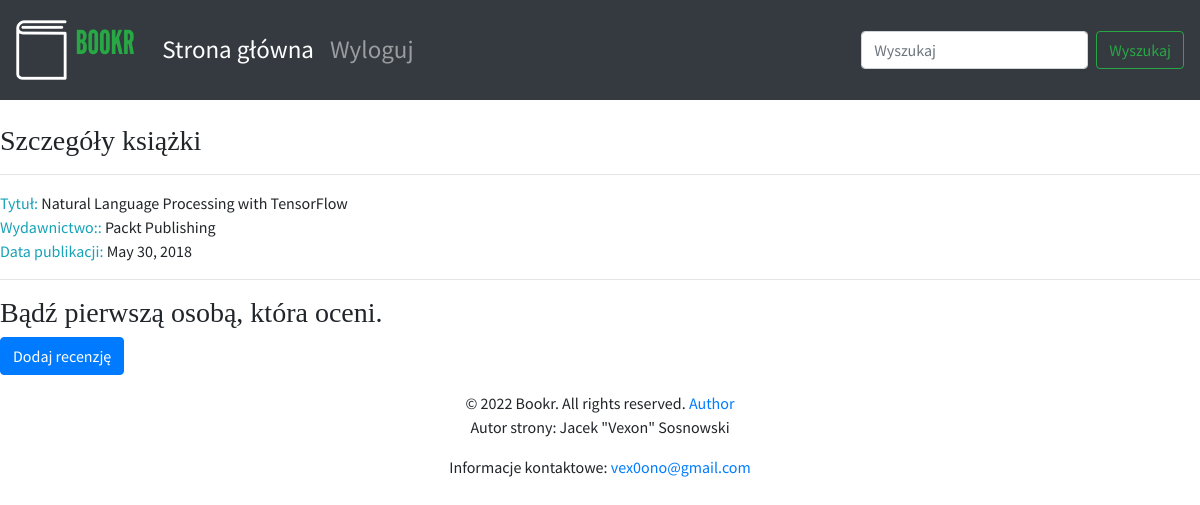
The app's page /books/5/ with its own data.
### reviews/models.py (models this page shows, shortened)
class Book(models.Model):
    title = models.CharField(max_length=70, help_text="Tytuł książki.")
    publication_date = models.DateField(verbose_name="Data publikacji książki.")
    isbn = models.CharField(max_length=20, verbose_name="Numer ISBN książki.")
    publisher = models.ForeignKey(Publisher, on_delete=models.CASCADE)
    contributors = models.ManyToManyField('Contributor', through="BookContributor")

class Publisher(models.Model):
    name = models.CharField(max_length=50, help_text="Nazwa wydawcy.")
    website = models.URLField(help_text="Witryna wydawcy.")
    email = models.EmailField(help_text="Adres e-mail wydawcy.")
    def __str__(self):
        return self.name

### reviews/views.py (the view)
# urls.py: path('books/<int:pk>/', views.book_detail, name='book_detail'),
def book_detail(request, pk):
    book = get_object_or_404(Book, pk=pk)
    reviews = book.review_set.all()
    if reviews:
        book_rating = average_rating([review.rating for review in reviews])
        context = {
            "book": book,
            "book_rating": book_rating,
            "reviews": reviews
        }
    else:
        context = {
            "book": book,
            "book_rating": None,
            "reviews": None
        }
    return render(request, "book_detail.html", context)

### reviews/templates/book_detail.html (shortened to what this page needs)
{% extends 'base.html' %}
{% block content %}
      <br>
      <h3>Szczegóły książki</h3>
      <hr>
      <span class="text-info">Tytuł: </span> <span>{{ book.title }}</span>
      <br>
      <span class="text-info">Wydawnictwo:: </span><span>{{ book.publisher }}</span>
      <br>
      <span class="text-info">Data publikacji: </span><span>{{ book.publication_date }}</span>
      <br>
      {% if not reviews %}
            <hr>
            <h3>Bądź pierwszą osobą, która oceni.</h3>
      {% endif %}
      <a class="btn btn-primary" href="{% url 'review_create' book.pk %}">Dodaj recenzję</a>
{% endblock %}

### static/main.css (style rules this page uses)
body { font-family: 'Source Sans Pro', sans-serif; background-color: #e6efe8 color: #393939; }
h1, h2, h3, h4, h5, h6 { font-family: 'Libre Baskerville', serif; }

### records on screen
Book: title "Natural Language Processing with TensorFlow", publisher "Packt Publishing", publication_date "May 30, 2018"
